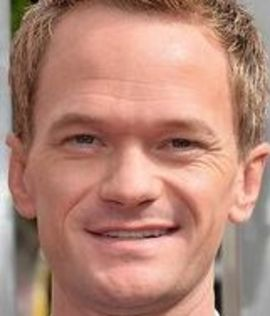
#> input picture Face Detection/training_set/barney1.jpg, 270 x 316 px; its folder holds only this picture in this run
$ jupyter execute --allow-errors FaceDetectionA4.ipynb
#> lines starting #> are read from the running program, lines starting #| are printed output that depends on the picture
##### Student Name: Nayem Alam
##### Student ID  : 260743549
##### Assignment 4

## Part 1 - Data Acquisition

- *Assume group image kept in the same folder as the jupyter notebooks
- *30 images are kept in another folder within the same folder as the notebooks

#### Explanation behind selecting individual images:
The challenges we face when detecting a face on a picture are:
<ul>
    <li>Various viewpoints</li>
    <li>Illumination Variation</li>
    <li>Different skin colors</li>
    <li>Different facial expressions</li>
    <li>Occlusions (hair, hand, glasses, etc.)</li>
    <li>Face scales</li>
</ul>
- All images are in .JPG format. Most of the image faces are oriented in one direction and the lighting on those images are relatively similar. The skin colors of the actors stay the same with the exception of maybe one or two pictures (due to lighting). I also tried to get images that match the group photo, meaning I tried getting the same facial position with similar expressions, you will notice, some pictures do not exactly have same expression and face position (difficult to find many).
- I selected these images because they're positive images (face image only), the background for most of the pictures are stale and not too many things going on. There aren't any occlusions in the group image. As a result, it helps make it clear for face detection. I resized the images with [this tool](https://www.iloveimg.com/resize-image) with a smaller size strictly around the faces. Found images are not greyscaled but will be done via openCV, greyscaling the images will reduce data to one dimension (as opposed to 3). These images were selected because it fits well with the conditions of the detection/classification methods.

#### References
1. Group photo: https://netflixupdate.com/cast-met-mother/
2. Individual photos:

<ul>
    <li>Barney:</li>
    <ol>
        <li>https://www.pinterest.ca/elkelutschstrum/neil-patrick-harris/</li>
        <li>https://www.pinterest.ca/elkelutschstrum/neil-patrick-harris/</li>
        <li>https://money.cnn.com/2015/05/11/media/nbc-upfronts-live/index.html</li>
        <li>https://www.geekgeneration.fr/les-orphelins-baudelaire-neil-patrick-harris-sera-le-comte-olaf/</li>
        <li>http://www.fanpop.com/clubs/neil-patrick-harris/images/1462743/title/neil-patrick-harris-photo</li>
        <li>https://www.tvguide.com/celebrities/neil-patrick-harris/167741/</li>
        <li>https://celebrityspeakersbureau.com/talent/neil-patrick-harris/</li>
        <li>https://www.imdb.com/name/nm0000439/</li>
        <li>https://www.guiadelocio.com/cine/personajes/neil-patrick-harris</li>
        <li>http://www.hollywood.com/general/neil-patrick-harris-done-with-unfortunate-events-after-season-three-60712926/</li>
    </ol>
</ul>

<ul>
    <li>Robin:</li>
    <ol>
        <li>http://newhairstylez.com/cobie-smulders-hairstyles/</li>
        <li>http://the-fantasy-odyssey.wikia.com/wiki/File:Cobie_Smulders.jpg</li>
        <li>https://thefilmstage.com/news/cobie-smulders-joining-the-avengers/</li>
        <li>https://www.thefashionspot.com/beauty/173625-cobie-smulders-beauty-look-of-the-week/</li>
        <li>https://www.esquireme.com/women/cobie-smulders-woman-love</li>
        <li>http://www.fanpop.com/clubs/cobie-smulders/images/2616431/title/cobie-wallpaper</li>
        <li>http://www.zimbio.com/photos/Cobie+Smulders/Arrivals+Iron+Man+3+Premiere+3/n-JZiX9sUlP</li>
        <li>https://www.thehairstyler.com/hairstyles/formal/medium/wavy/cobie-smulders</li>
        <li>http://www.justjared.com/photo-gallery/3920560/cobie-smulders-friends-from-college-cast-reunite-in-nyc-ahead-of-netflix-debut-16/</li>
        <li>https://www.promiflash.de/thema/cobie-smulders/</li>
    </ol>
</ul>

<ul>
    <li>Lily:</li>
    <ol>
        <li>https://www.efrisuren.eu/frisuren-der-promis/&zoom=2662</li>
        <li>https://www.hairfinder.com/celeba/hairstyle-alyson-hannigan6.htm</li>
        <li>https://www.womenshealthmag.com/life/a19932994/alyson-hannigan-interview/</li>
        <li>https://celebritypets.net/pet-worth/alyson-hannigan-pets/</li>
        <li>https://www.hollywoodreporter.com/live-feed/alyson-hannigan-star-cbs-matt-680488</li>
        <li>http://www.zimbio.com/pictures/JKD5SoZaMsx/Arrivals+Women+Entertainment+Breakfast/Alyson+Hannigan</li>
        <li>https://www.popsugar.com/Alyson-Hannigan</li>
        <li>https://www.tvserial.it/buffy-revival-alyson-hannigan-a-favore-video/</li>
        <li>https://www.thehairstyler.com/hairstyles/casual/medium/wavy/Alyson-Hannigan-casual-side-parted-hairstyle</li>
        <li>http://www.zimbio.com/pictures/rhuWAf7HYH9/Much+Ado+Nothing+Screening</li>
    </ol>
</ul>

## Part 2 - Eigenvector Representation

### a) Use PCA to find the eigenvector representation of your training data.

[cell 1]
import numpy as np
import cv2
import os # os commands
from matplotlib import pyplot as plt
import os.path
import glob
from PIL import Image
from sklearn.neighbors import KNeighborsClassifier
from sklearn.decomposition import PCA

# load directories and index files (N.B.images were already resized using https://www.iloveimg.com/compress-image) - 270x316
image = "./training_set/"

# # load directory and index files
data,matrix,avg = [],[],[]
files = os.listdir(image)

# find all images in directory
for img in files:
    data_path = os.path.join(image,img)
    data.append(data_path)
    data_array = np.array(data)
    #print(type(data_array)) #just to make sure its an array


"""Use PCA to find the eigenvector representation of your training data"""
# convert images to grayscale (L)
img_array = np.array(Image.open(data[0]).convert('L'))
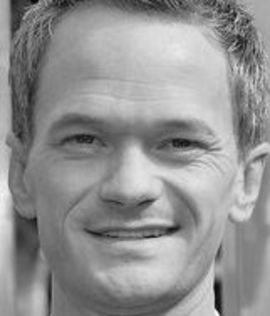
#> img_array: shape (316, 270); min 5, max 251, mean 145.9
row,col = img_array.shape
#> row = 316; col = 270
# print("Dimensions of the resized images: ",img_array.shape)

# put images onto matrix
for i in data:
    # convert to grayscale
    perImg = np.array(Image.open(i).convert('L'))
    # 1D array
    thisMat = np.array(perImg).flatten()
    matrix.append(thisMat)
trained = np.array(matrix) #list back to array

# Compute PCA
mean, eigvec = cv2.PCACompute(trained, mean=None)
avg = mean.reshape(row,col) # mean

# Plot Mean and PCA Images(s)
print("MEAN AND PCA IMAGES")
plt.imshow(avg, cmap = "gray")
plt.title("Mean Image"), plt.xticks([]), plt.yticks([])
plt.show()

for i in range(len(trained)):
    plt.suptitle("PCA: 30 Images (Eigenfaces)")
    plt.subplot(3,10,i+1)
    plt.title(str(i)) # eigenfaces
    plt.imshow(eigvec[i].reshape(row,col),'gray')
    plt.axis('off')
#> this loop made 1 pass
plt.show()
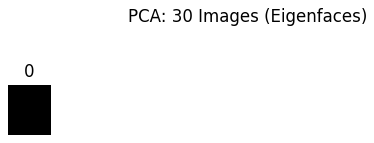
#> figure drawn by matplotlib, 1 panel


"""finding covariance, eigenvalues and eigenvectors"""
# help from http://www.xiaoliangbai.com/2016/09/07/applying-pca-analysis-on-images, https://etav.github.io/python/scikit_pca.html

# center the data
mean_X = trained.mean(axis=0)
centeredM = trained - mean_X
# find covariance, eigenvalues and eigenvectors
cov = np.dot(centeredM, centeredM.T) # covariance
#> cov = [0]
eigenVals, eigenVecs = np.linalg.eigh(cov) # calculate eigenvalues and eigenvectors
#> eigenVals = [0]; eigenVecs = [1]
reverse = eigenVals[::-1] # reverse to put in descending order
#> reverse = [0]
#     print("array(",reverse,")")

""" Plot the variance explained by every vector in descending order"""
covar_matrix = PCA(n_components = 30) # 30 features
#> (the rest of this cell did not finish here and is left out)

### Explanation of two plots above
    1. Variances explained per component

The first plot (1), is the answer to the question (plot total variance explained vs. number of PCAs). This tells you at component one the variance explained is ~0.4, and the next component (PCA 2) retains more information with a variance explained of ~0.55. As we go up to the 30th PCA, you can see, if we cummulatively add all the variances together, at component 30, the variance explains ~1 (retaining mostly all info). <br>

    2. Number of Variance per Component

The second plot (2), is there to show the variances at each component. Component 1 has variance ~0.15, 2 has variance of ~0.08 and so on.

### c) Do you need all the vectors to represent the data?
No, we do not need all the vectors. From our second plot (number of variances per component) we can see that the first 15 components contains 90% of the total variance (90% is explained on plot 1 as well).

### d) How well-clustered is your data?

[cell 2]
# determine clusters
pca = PCA(n_components=30)
#> (the rest of this cell did not finish here and is left out)

From plot number 2 (Number of Variance per Component), the first 2 containes the most number of variance. Most of the data points are distributed to the left of the plane. In terms of color, Robin is Red, Lily is Green and Barney is Blue. We can see clear overlappings between Barney and Lily, whereas Robin is more to the right of the plane. Since there are overlaps, it can cause some false positives. These overlaps can be due to various reasons, such as the lighting may be different or they have different skin tone.

### For every sample, find the nearest neighibour (L2 distance), and check whether it is of the same class.

- Original Pixel Space

[cell 3]
data, label, averages = [],[],[]

# load directory again but with labels
imgFile = "./training_set/"
data_path = os.path.join(imgFile,'*g')
files = glob.glob(data_path)

# find all images in directory
for img in files:
    image = cv2.imread(img)
    image = cv2.cvtColor(image, cv2.COLOR_BGR2RGB)
#> image is the input picture: shape (316, 270, 3); mean R, G, B 179.8, 134, 118.7
    filename = os.fsdecode(img)
    filepath = data_path + filename
    resized = cv2.resize(cv2.imread(img),(270,316))
    data.append(image) #list

    # Use class label 0 for 'lily', 1 for 'robin', 2 for 'barney'
    if 'lily' in filename:
        label.append(0)
    if 'robin' in filename:
        label.append(1)
    if 'barney' in filename:
        label.append(2)

# convert training images to array
data = np.asarray(data)

# print("training",data.shape)

# Find nearest neighbors of classifiers 2
"""n.b. When printing 'clf' we see p=2 (by default), i.e. calculates the euclidean_distance (L2)"""
clf = KNeighborsClassifier(n_neighbors=2) # k=2
train = data.reshape(30, -1)
#> (the rest of this cell did not finish here and is left out)

- Eigenpace

[cell 4]
thisTrain = train.copy()
thisPCA = PCA(n_components = 30)
thisPCA.fit_transform(thisTrain) # in order to return fit.transform

# put images in eigenspace (eigenspace training image)
eigTrain = thisPCA.transform(thisTrain)
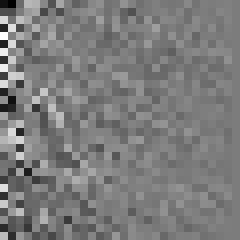
#> eigTrain: shape (30, 30) float64 (shown 8 times larger); min -3569.3, max 3746.5, mean 0; drawn with min black and max white
# print(len(eigSpace))

# Find nearest neighbors of classifiers 2
clfE = KNeighborsClassifier(n_neighbors=2) # k=2
#> (the rest of this cell did not finish here and is left out)

###  What fraction of your data has a neighbour of the same class?
26/30 = 86.67%

###  Do this both in the original pixel space and the eigenspace, then compare the values; would you expect there to be a significant difference?
Both Original space and eigenspace came out to be the same with accuracy of 86.67%. I wouldn't expect there to be a significant difference as PCA retains most of the information.

## Part 3 - Face Detection & Identification
### a) Use a sliding window to detect whether a section of the image contains a face. Set a threshold on the distance in eigenspace between the window contents and your training data.

[cell 5]
# train are my training images (flattened)
faces,value,points =[],[],[]
# call group image
group_pic = cv2.imread('group.jpg')
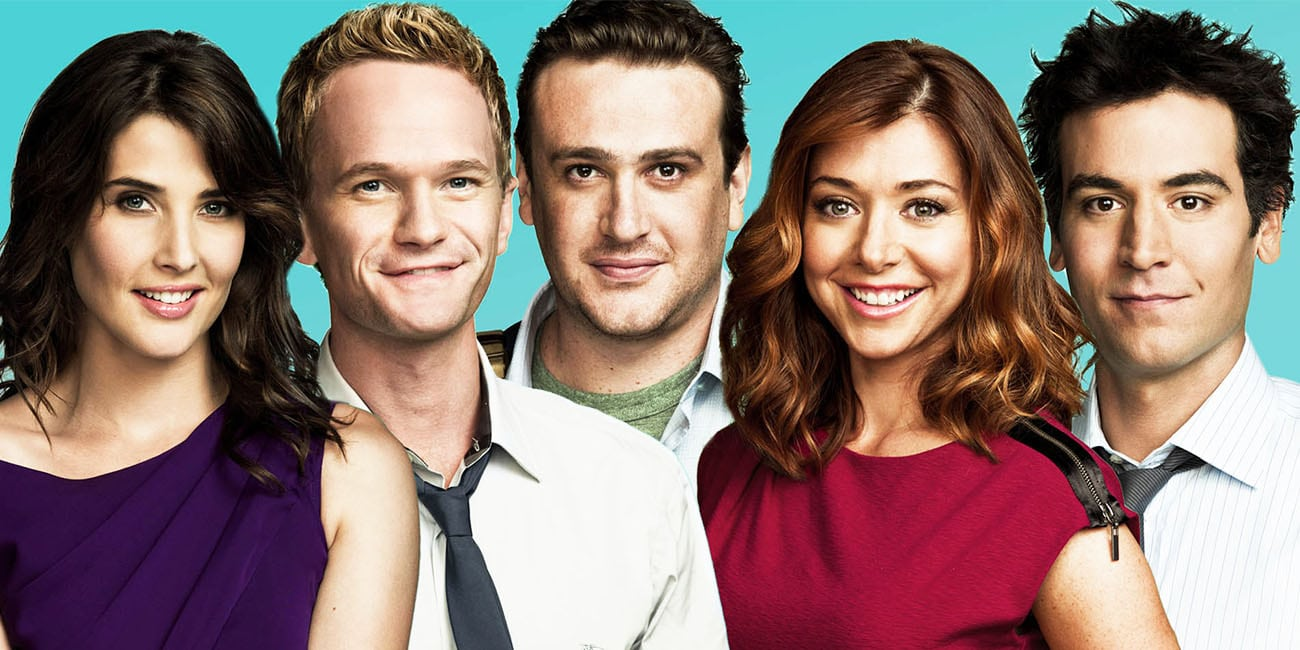
#> input picture Face Detection/group.jpg, 1300 x 650 px
#> group_pic is the input picture: shape (650, 1300, 3); mean B, G, R 113.8, 119.8, 139.4
grey_img = cv2.cvtColor(group_pic, cv2.COLOR_BGR2RGB)
img_array = np.asarray(grey_img) #put to array
h,w = trained.shape
#> h = 1; w = 85320
# print("Trained shape:",trained.shape)

# compute this pca
pca = PCA(n_components = 30)
#> (the rest of this cell did not finish here and is left out)

[cell 6]
# find images that match closely with training images (nearest neighbor visually)
for i in range(len(faces)):
    ssd,index = [],[]

    normalFace =faces[i]
    plt.subplot(221)
    plt.imshow(normalFace, cmap = 'gray')
    plt.title("Eigenface: "+str(i))
    normalFace = np.resize(normalFace, (270,316))

    # eigenspaces
    weight = pca.transform(normalFace.reshape(1,-1))
    for j in range(len(eigTrain)):
        weightb = eigTrain[j]
        diff = np.power((weight-weightb),2)
        total = np.power(np.sum(diff, axis = 1), 1/2)
        ssd.append(total)
        index.append(j)
    img_min = index[ssd.index(min(ssd))]
    plt.subplot(222)
    plt.imshow(trained[img_min,:].reshape(row,col), cmap = 'gray')
    plt.title("Nearest Neighbor: " + str(i))
    plt.show()

#> (a cell that did not finish here is left out)

## Part 4 - Viola-Jones Comparison
### a) Use an existing implementation of the Viola-Jones face detector, and compare the results with your detector

[cell 8]
# with thanks to https://www.youtube.com/watch?v=fLveNZ49MnQ

# 'pip install opencv-contrib-python' to solve datapath issue
data_path = cv2.data.haarcascades
# print(data_path) # /anaconda3/lib/python3.6/site-packages/cv2/data/

group = cv2.imread('group.jpg')
# convert to grayscale
grey_img = cv2.cvtColor(group, cv2.COLOR_BGR2GRAY)
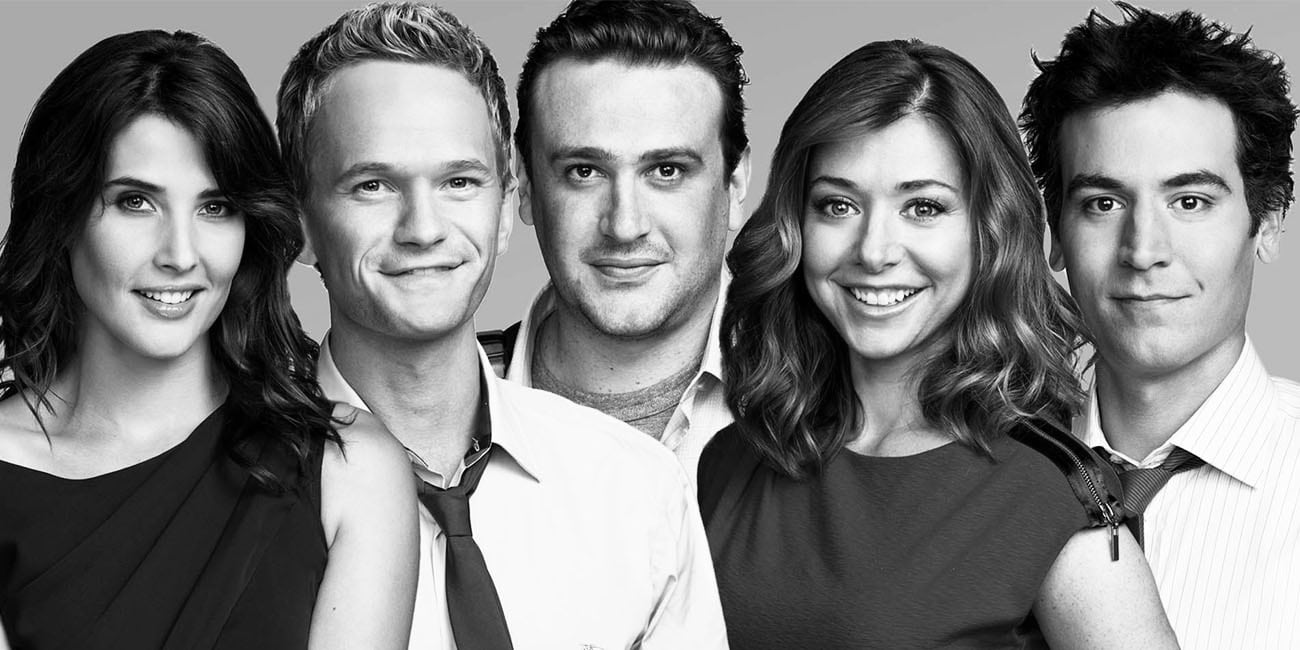
#> grey_img: shape (650, 1300); min 0, max 255, mean 125

# use cascading classifier (lbp)
face_cascade = cv2.CascadeClassifier(os.path.join(data_path, 'lbpcascades', 'lbpcascade_frontalface.xml'))
faces = face_cascade.detectMultiScale(grey_img,scaleFactor=1.1, minNeighbors=5)

print("Faces found:", len(faces))

# print(face_cascade)

for(x,y,w,h) in faces:
    cv2.rectangle(group, (x,y), (x+w,y+h), (0,0,255),2)

# display images
plt.figure(figsize=(20,10))
plt.imshow(cv2.cvtColor(group, cv2.COLOR_BGR2RGB))
plt.title("Input Image"), plt.xticks([]), plt.yticks([])
plt.show()
